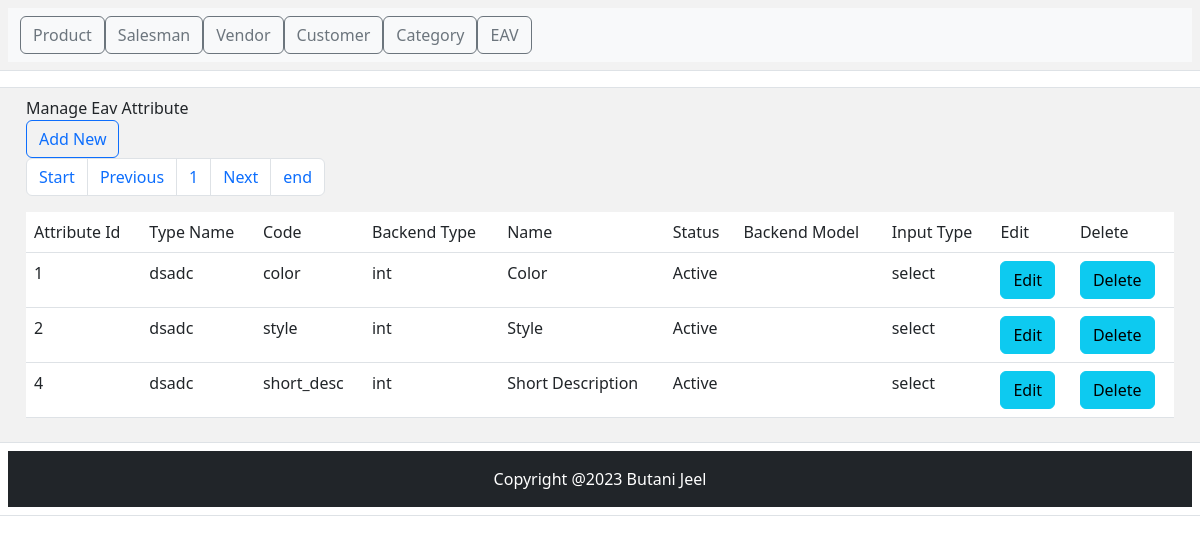
The app's page /index.php?c=eav_attribute&a=grid with its own data.
### tables this page shows
CREATE TABLE `eav_attribute` (
  `attribute_id` int(11) NOT NULL,
  `entity_type_id` int(11) NOT NULL,
  `code` varchar(50) NOT NULL,
  `backend_type` varchar(50) DEFAULT NULL,
  `name` varchar(255) NOT NULL,
  `status` tinyint(4) NOT NULL,
  `backend_model` varchar(255) NOT NULL,
  `input_type` varchar(255) NOT NULL
);

CREATE TABLE `entity_type` (
  `entity_type_id` int(11) NOT NULL,
  `type_name` varchar(255) NOT NULL,
  `entity_model` varchar(255) NOT NULL
);

### index.php (called while the page is built, shortened)
<?php
require_once 'Controller/Core/Front.php';
spl_autoload_register(function ($className) {
    $classPath = str_replace('_', '/', $className);
});
class Ccc
{
	public static function init()
	{
		$front = new Controller_Core_Front();
		$front->init();
	}
	public static function getModel($className)
	{
		return new $className;
	}
}
Ccc::init();

### Model/Core/Request.php (called while the page is built, shortened)
<?php
class Model_Core_Request
{
	public function getParams($key = null,$value = null)
	{
		if ($key == null) {
			return $_GET;
		}
		if (array_key_exists($key,$_GET)) {
			return $_GET[$key];
		}
		return $value;
	}
	public function getControllerName()
	{
		return $this->getParams('c', 'product');
	}
	public function getActionName()
	{
		return $this->getParams('a','grid');
	}
}

### Model/Core/View.php (called while the page is built, shortened)
<?php
class Model_Core_View
{
	protected $template = null;
	public function setTemplate($template)
	{
		$this->template = $template;
		return $this;
	}
	public function getTemplate()
	{
		return $this->template;
	}
	public function render()
	{
		require "View".DS.$this->getTemplate();
	}
	public function getUrl($action = null,$controller = null,$params = [],$reset = false)
	{
		return Ccc::getModel('Core_Url')->getUrl($action,$controller,$params,$reset);
	}
}

### Controller/Eav/Attribute.php (called while the page is built, shortened)
<?php
class Controller_Eav_Attribute extends Controller_Core_Action
{
	public function gridAction()
	{
		$layout = $this->getLayout();
		$grid = $layout->createBlock('Core_Eav_Attribute_Grid');
		$layout->getChild('content')->addChild('grid',$grid);
		$layout->render();
	}
}
?>

### Block/Core/Template.php (called while the page is built, shortened)
<?php
class Block_Core_Template extends Model_Core_View
{
	protected $children = [];
	protected $pager = null;
	public function setPager($pager)
	{
		$this->pager = $pager;
		return $this;
	}
	public function getPager()
	{
		if ($this->pager) {
			return $this->pager;
		}
		$pager = new Model_Core_Pagination();
		return $pager;
	}
	public function getChildren()
	{
		return $this->children;
	}
	public function addChild($key,$value)
	{
		$this->children[$key] = $value;
		return $this;
	}
}
?>

### Block/Core/Grid.php (called while the page is built, shortened)
<?php
class Block_Core_Grid extends Block_Core_Template
{
	protected $_title = null;
	protected $_columns = [];
	protected $_actions = [];
	protected $_buttons = [];
	public function getColumns()
	{
		return $this->_columns;
	}
	public function addColumn($key,$value)
	{
		$this->_columns[$key] = $value;
		return $this;
	}
	public function getActions()
	{
		return $this->_actions;
	}
	public function addAction($key,$value)
	{
		$this->_actions[$key] = $value;
	}
	public function getEditUrl($row,$key)
	{
		return $this->getUrl($key,null,array('id' =>  $row->getId()),true);
	}
	public function getDeleteUrl($row,$key)
	{
		return $this->getUrl($key,null,array('id' =>  $row->getId()),true);
	}
	public function getColumnValue($row,$key)
	{
		if ($key == 'status') {
			return $row->getStatusText($key);
		}
		return $row->$key;
	}
	public function getButtons()
	{
		return $this->_buttons;
	}
	public function addButton($key,$value)
	{
		$this->_buttons[$key] = $value;
		return $this;
	}
	public function setTitle($title)
	{
		$this->_title = $title;
		return $this;
	}
	public function getTitle()
	{
		return $this->_title;
	}
}

### Model/Core/Adapter.php (called while the page is built, shortened)
<?php
class Model_Core_Adapter
{
	public $config = [
		'host' => 'localhost',
		'username' => 'root',
		'password' => '',
		 'dbname' => 'newmvc-jeel-butani',
	];
	protected $connect = null;
	public function connect()
	{
		if ($this->connect != null) {
			return $this->connect;
		}
		else{
			$connect = mysqli_connect(
				$this->config['host'],
				$this->config['username'],
				$this->config['password'],
				$this->config['dbname']
			);
			$this->connect = $connect;
			return $connect;
		}
	}
	public function fetchAll($query)
	{
		$connect = $this->connect();
		$result = mysqli_query($connect,$query);
		return $result->fetch_all(MYSQLI_ASSOC);
	}
	public function fetchOne($query)
	{
		$connect = $this->connect();
		$result = mysqli_query($connect,$query);
		$row = $result->fetch_array();
		if ($row) {
		return (array_key_exists(0, $row)) ? $row[0] : null;
		}
	}
}
?>

### Block/Core/Eav/Attribute/Grid.php (called while the page is built, shortened)
<?php
class Block_Core_Eav_Attribute_Grid extends Block_Core_Grid
{
	public function getCollection()
	{
		$query = "SELECT count(`attribute_id`) FROM `eav_attribute`";
		$totalRecord = Ccc::getModel('Core_Adapter')->fetchOne($query);
		$query = "SELECT EA.* , ET.type_name FROM `eav_attribute` AS EA LEFT JOIN `entity_type` AS ET ON EA.entity_type_id=ET.entity_type_id LIMIT {$this->getPager()->getStartLimit()},{$this->getPager()->getRecordPerPage()}";
		$data = Ccc::getModel('Core_Eav_Attribute')->fetchAll($query);
		return $data;
	}
}

### Model/Core/Pagination.php (called while the page is built, shortened)
<?php
class Model_Core_Pagination
{
    protected $totalRecords = 0;
    protected $currentPage = 0;
    protected $recordPerPage = 3;
    protected $numberOfPages = 0;
    protected $start = 1;
    protected $previous = 0;
    protected $next = 0;
    protected $end = 0;
    protected $startLimit = 0;
    public function setCurrentPage()
    {
        $this->currentPage = (int)Ccc::getModel('Core_Request')->getParams("p",1);
        return $this;
    }
    public function getCurrentPage()
    {
        return $this->currentPage;
    }
    public function setTotalRecords($totalRecords)
    {
        $this->totalRecords = $totalRecords;
        return $this;
    }
    public function getTotalRecords()
    {
        return $this->totalRecords;
    }
    public function getRecordPerPage()
    {
        return $this->recordPerPage;
    }
    public function setNumberOfPages($numberOfPages)
    {
        $this->numberOfPages = $numberOfPages;
        return $this;
    }
    public function getNumberOfPages()
    {
        return $this->numberOfPages;
    }
    public function calculate()
    {
        $numberOfPages = ceil($this->getTotalRecords()/$this->recordPerPage);
        if ($this->getNumberOfPages() == 1 || ($this->getNumberOfPages() > 1 && $this->getCurrentPage() <= 0)) {
            $this->currentPage = 1;
        }
    }
    public function getStart()
    {
        return $this->start;
    }
    public function setStart($start)
    {
        $this->start = $start;
        return $this;
    }
    public function getPrevious()
    {
        return $this->previous;
    }
    public function setPrevious($previous)
    {
        $this->previous = $previous;
        return $this;
    }
    public function getNext()
    {
        return $this->next;
    }
    public function setNext($next)
    {
        $this->next = $next;
        return $this;
    }
    public function getEnd()
    {
        return $this->end;
    }
    public function setEnd($end)
    {
        $this->end = $end;
        return $this;
    }
    public function getStartLimit()
    {
        return $this->startLimit;
    }
    public function setStartLimit($startLimit)
    {
        $this->startLimit = $startLimit;
        return $this;
    }
}

### Model/Core/Table.php (called while the page is built, shortened)
<?php
class Model_Core_Table
{
	protected $data = [];
	protected $resource = null;
	public function getId()
	{
		$primaryKey = $this->getResource()->getPrimaryKey();
		return (int)$this->$primaryKey;
	}
	public function setResourceClass($resourceClass)
	{
		return $this;
	}
	public function setCollectionClass($collectionClass)
	{
		return $this;
	}
	public function setResource($resource)
	{
		$this->resource = $resource;
		return $this;
	}
	public function getResource()
	{
		if ($this->resource) {
			return $this->resource;
		}
		$resource = new ($this->resourceClass)();
		return $resource;
	}
	public function __get($key)
	{
		if (array_key_exists($key, $this->data)) {
			return $this->data[$key];
		}
		return null;
	}
	public function setData(array $data)
	{
		$this->data =array_merge($this->data,$data) ;
		return $this;
	}
	public function fetchAll($query)
	{
		$result = $this->getResource()->fetchAll($query);
		return $result;
	}
}

### Model/Core/Table/Resource.php (called while the page is built, shortened)
<?php
class Model_Core_Table_Resource{
	protected $primaryKey  = null;
	public function setResourceName($resourceName)
	{
		return $this;
	}
	public function setPrimaryKey($primaryKey)
	{
		$this->primaryKey = $primaryKey;
		return $this;
	}
	public function getPrimaryKey()
	{
		return $this->primaryKey;
	}
	public function getAdapter()
	{
		$adapter = new Model_Core_Adapter();
		return $adapter;
	}
	public function fetchAll($query)
	{
		$result = $this->getAdapter()->fetchAll($query);
		return $result;
	}
}
?>

### Model/Core/Eav/Attribute/Resource.php (called while the page is built, shortened)
<?php
class Model_Core_Eav_Attribute_Resource extends Model_Core_Table_Resource
{
   public function getStatusOptions()
   {
      return [self::STATUS_ACTIVE => self::STATUS_ACTIVE_LBL,
              self::STATUS_INACTIVE => self::STATUS_INACTIVE_LBL
      ];
   }
}

### Model/Core/Eav/Attribute.php (called while the page is built, shortened)
<?php
class Model_Core_Eav_Attribute extends Model_Core_Table
{
   public function getStatusText($status)
   {
      $statuses = $this->getResource()->getStatusOptions();
      if (array_key_exists($this->status,$statuses)) {
         return $statuses[$this->status];
      }
      return $statuses[Model_Core_Eav_Attribute_Resource::STATUS_DEFAULT];
   }
}

### Model/Core/Url.php (called while the page is built)
<?php
class Model_Core_Url
{
	public function getUrl($action = null,$controller = null,$params = [], $reset  = false)
	{
	   $request = new Model_Core_Request();
	   $final = $request->getParams();
	   if ($reset) {
	   	$final = [];
	   }
	   if ($controller) {
	   		$final['c'] = $controller;
	   }
	   else{
	   		$final['c'] =$request->getControllerName();
	   }
	   if ($action) {
	   	   $final['a'] = $action;
	   }
	   else{
	   	   $final['a'] = $request->getActionName();
	   }
	   if ($params) {
	   	   $final = array_merge($final,$params);
	   }
	   $queryString = http_build_query($final);
	   $requestUri = trim($_SERVER['REQUEST_URI'],$_SERVER['QUERY_STRING']);
	   $url = $_SERVER['REQUEST_SCHEME'].'://'. $_SERVER['HTTP_HOST'].$requestUri.$queryString;
	   return $url;
	}
}

### view/core/grid.phtml (the view)
<?php $rows = $this->getCollection(); ?>
<?php require_once 'View/html/header.phtml';?>
<div class="title9">
	<div>
		<?php echo $this->getTitle();?>
	</div>
	<div>
		<?php foreach ($this->getButtons() as $key => $button): ?>
		<a type="button" class="btn btn-outline-primary" href="<?php echo $button['url'];?>"><?php echo $button['title']?></a>
		<?php endforeach;?>
	</div>
</div>
<table class="table">
	<tr>
		<?php foreach ($this->getColumns() as $key => $column): ?>
		<td><?php echo $column['title'];?></td>
		<?php endforeach;?>
		<?php foreach ($this->getActions() as $key => $action): ?>
		<td><?php echo $action['title'];?></td>
		<?php endforeach;?>
	</tr>
	<?php if (!$rows):?>
	<tr>
		<td>No records available.</td>
	</tr>
	<?php else:?>
	<?php foreach ($rows as $row): ?>
	 <tr>
		<?php foreach ($this->getColumns() as $key => $column): ?>
	 	<td> <?php echo $this->getColumnValue($row,$key); ?></td>
		<?php endforeach;?>
		<?php foreach ($this->getActions() as $key => $action): ?>
	 	<td><a class="btn btn-info" href="<?php $method = $action['method']; echo $this->$method($row,$key);?>"><?php echo $action['title']?></td>
		<?php endforeach;?>
	 </tr>
	<?php endforeach ?>
	<?php endif;?>
<nav aria-label="Page navigation example">
	<ul class="pagination">
		<li class="page-item"><a class="page-link" <?php if ($this->getPager()->getStart() == 0) {
			echo "style='pointer-events:none'"; }?>
		 	href="<?php echo $this->getUrl('grid',null,['p' => $this->getPager()->getStart()]) ?>">Start</a></li>
		<li class="page-item"><a class="page-link" <?php if ($this->getPager()->getPrevious() == 0) {
      		echo "style='pointer-events:none'"; } ?>
      		href="<?php echo $this->getUrl('grid',null,['p' => $this->getPager()->getprevious()]) ?>">Previous</a></li>
		<li class="page-item"><a class="page-link" href="<?php echo $this->getUrl('grid',null,['p' => $this->getPager()->getcurrentPage()]) ?>"><?php echo $this->getPager()->getCurrentPage() ?></a></li>
		<li class="page-item"><a class="page-link" <?php if ($this->getPager()->getNext() == 0) {
      		echo "style='pointer-events:none'"; } ?>
       		href="<?php echo $this->getUrl('grid',null,['p' => $this->getPager()->getnext()]) ?>">Next</a></li>
		<li class="page-item"><a class="page-link" <?php if ($this->getPager()->getEnd() == 0) {
      		echo "style='pointer-events:none'"; } ?>
       		href="<?php echo $this->getUrl('grid',null,['p' => $this->getPager()->getend()]) ?>">end</a></li>
	</ul>
</nav>
</table>

### Controller/Core/Front.php (shortened to what this page needs)
<?php
class Controller_Core_Front
{
	public function getRequest()
	{
		$request = new Model_Core_Request();
		return $request;
	}
    public function init()
    {
       $request = $this->getRequest();
       $controller = new $controllerClassName;
       $action = $request->getActionName()."Action";
       if (!method_exists($controller,$action)) {
       		$controller->errorAction($action);
       }else{
       	$controller->$action();
       }
    }
}

### view/core/layout/3columns.phtml (shortened to what this page needs)
<!DOCTYPE html>
<html>
<head>
	<link href="https://cdn.jsdelivr.net/npm/bootstrap@5.3.0-alpha3/dist/css/bootstrap.min.css" rel="stylesheet">
</head>
<body>
	<table class="table table-striped">
		<tr>
			<td colspan="3"><?php $this->getChild('header')->render()?></td>
		</tr>
		<tr>
			<td colspan="3"><?php $this->getChild('message')->render()?></td>
		</tr>
		<tr>
			<td><?php $this->getChild('left')->render()?></td>
			<td><?php $this->getChild('content')->render()?></td>
			<td><?php $this->getChild('right')->render()?></td>
		</tr>
		<tr >
			<td colspan="3"><?php $this->getChild('footer')->render()?></td>
		</tr>
	</table>
</body>
</html>

### view/html/header.phtml (shortened to what this page needs)
<!DOCTYPE html>
<html>
<head>
	<link href="https://cdn.jsdelivr.net/npm/bootstrap@5.3.0-alpha3/dist/css/bootstrap.min.css" rel="stylesheet">
</head>
<body>
	<nav class="navbar bg-body-tertiary">
  <form class="container-fluid justify-content-start">
    <a class="btn btn-outline-secondary" type="button" href="index.php?c=product&a=grid">Product</a>
    <a class="btn btn-outline-secondary" type="button" href="index.php?c=salesman&a=grid">Salesman</a>
    <a class="btn btn-outline-secondary" type="button" href="index.php?c=vendor&a=grid">Vendor</a>
    <a class="btn btn-outline-secondary" type="button" href="index.php?c=customer&a=grid">Customer</a>
    <a class="btn btn-outline-secondary" type="button" href="index.php?c=category&a=grid">Category</a>
    <a class="btn btn-outline-secondary" type="button" href="index.php?c=eav_attribute&a=grid">EAV</a>
  </form>
</nav>
</body>
</html>

### view/html/content.phtml
<?php
$children = $this->getChildren();
foreach ($children as $key => $child) {
	$child->render();
}
?>

### view/html/footer.phtml
<footer class="bg-info-center text-lg-start">
<div class="text-center text-white p-3 bg-dark bg-gradiant">
Copyright @2023 Butani Jeel
</div>
</footer>

### records on screen
eav_attribute: attribute_id "1", code "color", backend_type "int", name "Color", status "Active", input_type "select"
entity_type: type_name "dsadc"
eav_attribute: attribute_id "2", code "style", backend_type "int", name "Style", status "Active", input_type "select"
eav_attribute: attribute_id "4", code "short_desc", backend_type "int", name "Short Description", status "Active", input_type "select"

### other values on screen
$button['title'] "Add New"
$column['title'] "Attribute Id"
$column['title'] "Type Name"
$column['title'] "Code"
$column['title'] "Backend Type"
$column['title'] "Name"
$column['title'] "Status"
$column['title'] "Backend Model"
$column['title'] "Input Type"
$action['title'] "Edit"
$action['title'] "Delete"
